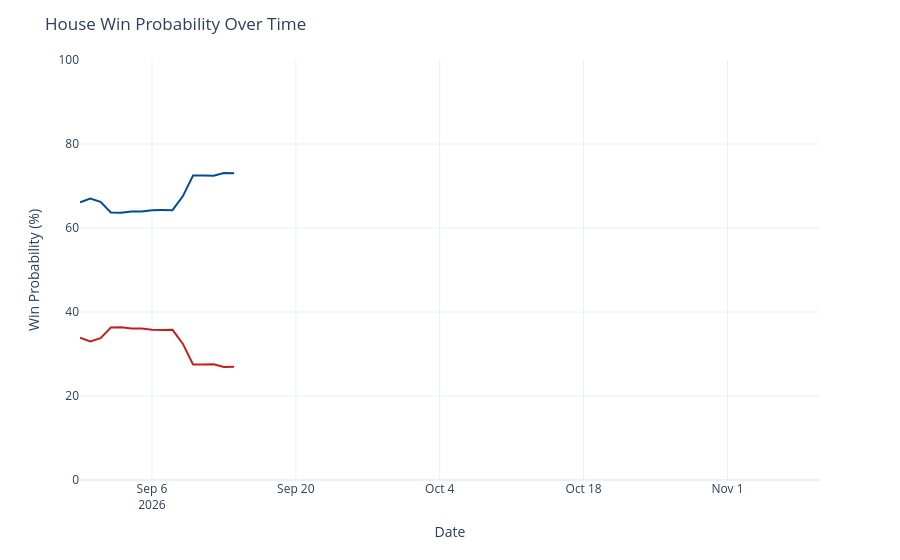

Notebook cell for this chart:
### Code cell
chance_over_time = output_ts[(output_ts['geo'] == 'US House') &
                             (output_ts['type'] == 'chance')]
chance_over_time['rep_chance'] = chance_over_time['y'].map(lambda x: 100 - x)
chance_over_time = chance_over_time.rename({'y': 'Democrats', 'rep_chance': 'Republicans'}, axis=1)
chance_time_ser = px.line(chance_over_time, x='date', y=['Democrats', 'Republicans'], template='plotly_white',
                         color_discrete_map={'Democrats': '#004b97', 'Republicans': '#c71e1d'},)
chance_time_ser.update_traces(hovertemplate="%{y:.1f}%")
chance_time_ser.update_layout(
    xaxis=dict(range=[pd.to_datetime('2026-08-30'), pd.to_datetime('2026-11-10')]),
    yaxis=dict(range=[0, 100]),
    xaxis_title='Date',
    yaxis_title='Win Probability (%)',
    title=dict(text="House Win Probability Over Time"),
    hovermode="x",
    showlegend=False
)
chance_time_ser

### Figure 1 — Plotly figure (JSON) as saved in the notebook; plotly's stock layout.template omitted (floating-point values rounded to 4 significant figures)
{"data": [{"hovertemplate": "%{y:.1f}%", "legendgroup": "Democrats", "line": {"color": "#004b97", "dash": "solid"}, "marker": {"symbol": "circle"}, "mode": "lines", "name": "Democrats", "orientation": "v", "showlegend": true, "type": "scatter", "x": ["2026-08-30", "2026-08-31", "2026-09-01", "2026-09-02", "2026-09-03", "2026-09-04", "2026-09-05", "2026-09-06", "2026-09-07", "2026-09-08", "2026-09-09", "2026-09-10", "2026-09-11", "2026-09-12", "2026-09-13", "2026-09-14"], "xaxis": "x", "y": [66.12, 67.02, 66.25, 63.69, 63.65, 63.91, 63.91, 64.23, 64.27, 64.25, 67.54, 72.48, 72.48, 72.45, 73.09, 73.02], "yaxis": "y"}, {"hovertemplate": "%{y:.1f}%", "legendgroup": "Republicans", "line": {"color": "#c71e1d", "dash": "solid"}, "marker": {"symbol": "circle"}, "mode": "lines", "name": "Republicans", "orientation": "v", "showlegend": true, "type": "scatter", "x": ["2026-08-30", "2026-08-31", "2026-09-01", "2026-09-02", "2026-09-03", "2026-09-04", "2026-09-05", "2026-09-06", "2026-09-07", "2026-09-08", "2026-09-09", "2026-09-10", "2026-09-11", "2026-09-12", "2026-09-13", "2026-09-14"], "xaxis": "x", "y": [33.88, 32.98, 33.75, 36.31, 36.35, 36.09, 36.09, 35.77, 35.73, 35.75, 32.46, 27.52, 27.52, 27.55, 26.91, 26.98], "yaxis": "y"}], "layout": {"hovermode": "x", "legend": {"title": {"text": "variable"}, "tracegroupgap": 0}, "margin": {"t": 60}, "showlegend": false, "title": {"text": "House Win Probability Over Time"}, "xaxis": {"anchor": "y", "domain": [0, 1], "range": ["2026-08-30T00:00:00", "2026-11-10T00:00:00"], "title": {"text": "Date"}}, "yaxis": {"anchor": "x", "domain": [0, 1], "range": [0, 100], "title": {"text": "Win Probability (%)"}}}}
